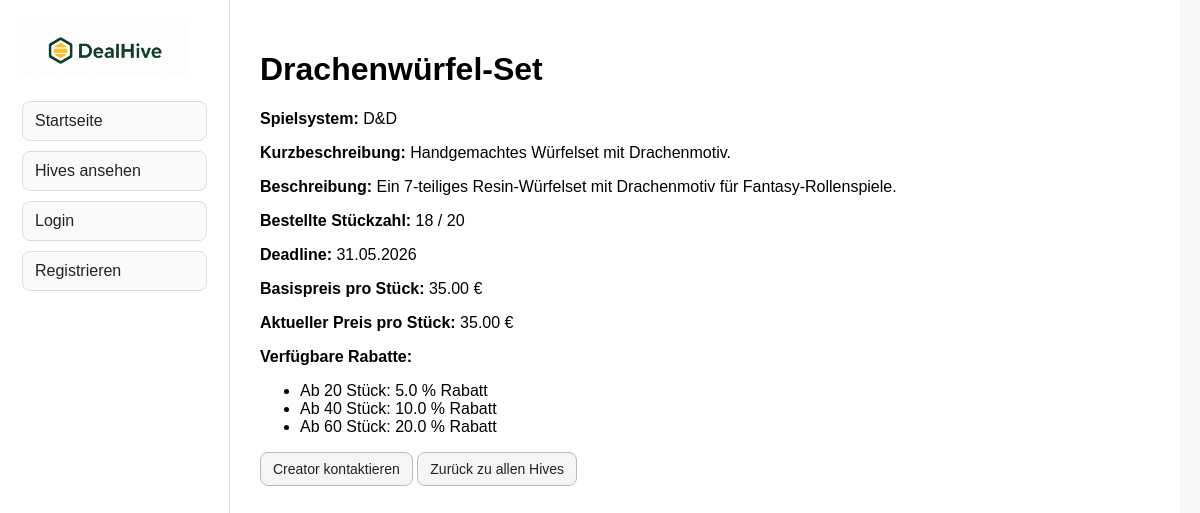
/hives/1, run on the app's committed database.
### tables this page shows
CREATE TABLE hives (
            id INTEGER PRIMARY KEY AUTOINCREMENT,
            title TEXT NOT NULL,
            game_system TEXT NOT NULL,
            short_description TEXT NOT NULL,
            description TEXT NOT NULL,
            deadline TEXT NOT NULL,
            current_participants INTEGER NOT NULL DEFAULT 0,
            min_participants INTEGER NOT NULL,
            base_price REAL NOT NULL DEFAULT 0.0
        );

CREATE TABLE hive_tiers (
            id INTEGER PRIMARY KEY AUTOINCREMENT,
            hive_id INTEGER NOT NULL,
            threshold_quantity INTEGER NOT NULL,
            discount_percent REAL NOT NULL,
            FOREIGN KEY (hive_id) REFERENCES hives(id)
        );

### hives.py (the view)
    @app.route("/hives/<int:hive_id>")
    def hive_detail(hive_id):
        hive = get_hive_by_id(hive_id)
        if hive is None:
            return "Hive wurde nicht gefunden."
        creator_id = get_hive_creator_id(hive_id)
        can_join = (
            session.get("user_id") is not None
            and session.get("role") == "buyer"
            and session["user_id"] != creator_id
        )
        current_price = calculate_current_price(hive_id)
        tiers = get_hive_tiers(hive_id)
        return render_template(
            "hive_detail.html",
            hive=hive,
            creator_id=creator_id,
            current_price=current_price,
            tiers=tiers,
            can_join=can_join
        )

### database.py (called while the page is built)
def get_connection():
    connection = sqlite3.connect(DATABASE_PATH)
    connection.row_factory = sqlite3.Row
    connection.execute("PRAGMA foreign_keys = ON")
    return connection

def get_hive_by_id(hive_id):
    connection = get_connection()
    hive = connection.execute("""
        SELECT
            hives.id,
            hives.title,
            hives.game_system,
            hives.short_description,
            hives.description,
            hives.deadline,
            COALESCE((
                SELECT SUM(user_hives.quantity)
                FROM user_hives
                WHERE user_hives.hive_id = hives.id
                AND user_hives.relation_type = 'buyer'
            ), 0) AS current_participants,
            hives.min_participants,
            hives.base_price
        FROM hives
        WHERE hives.id = ?
    """, (hive_id,)).fetchone()
    connection.close()
    return hive

def get_hive_creator_id(hive_id):
    connection = get_connection()
    creator = connection.execute("""
        SELECT user_id
        FROM user_hives
        WHERE hive_id = ?
        AND relation_type = 'creator'
    """, (hive_id,)).fetchone()
    connection.close()
    if creator:
        return creator["user_id"]
    return None

def get_hive_tiers(hive_id):
    connection = get_connection()
    tiers = connection.execute("""
        SELECT
            threshold_quantity,
            discount_percent
        FROM hive_tiers
        WHERE hive_id = ?
        ORDER BY threshold_quantity ASC
    """, (hive_id,)).fetchall()
    connection.close()
    return tiers

def calculate_current_price(hive_id):
    hive = get_hive_by_id(hive_id)
    if not hive:
        return 0.0
    base_price = hive["base_price"]
    current_total = hive["current_participants"]
    tiers = get_hive_tiers(hive_id)
    active_discount = 0.0
    for tier in tiers:
        if current_total >= tier["threshold_quantity"]:
            active_discount = max(
                active_discount,
                tier["discount_percent"]
            )
    current_price = base_price * (1.0 - (active_discount / 100.0))
    return round(current_price, 2)

### templates/hive_detail.html (shortened to what this page needs)
{% extends "layout.html" %}
{% block content %}
    <h1>{{ hive["title"] }}</h1>
    <p>
        <strong>Spielsystem:</strong>
        {{ hive["game_system"] }}
    </p>
    <p>
        <strong>Kurzbeschreibung:</strong>
        {{ hive["short_description"] }}
    </p>
    <p>
        <strong>Beschreibung:</strong>
        {{ hive["description"] }}
    </p>
    <p>
        <strong>Bestellte Stückzahl:</strong>
        {{ hive["current_participants"] }} / {{ hive["min_participants"] }}
    </p>
    <p>
        <strong>Deadline:</strong>
        {{ hive["deadline"] }}
    </p>
    <p>
        <strong>Basispreis pro Stück:</strong>
        {{ "%.2f"|format(hive["base_price"]) }} €
    </p>
    <p>
        <strong>Aktueller Preis pro Stück:</strong>
        {{ "%.2f"|format(current_price) }} €
    </p>
    {% if tiers %}
        <p><strong>Verfügbare Rabatte:</strong></p>
        <ul>
            {% for tier in tiers %}
                <li>
                    Ab {{ tier.threshold_quantity }} Stück:
                    {{ tier.discount_percent }} % Rabatt
                </li>
            {% endfor %}
        </ul>
    {% endif %}
    <div class="hive-actions">
        {% if creator_id and session.get("user_id") != creator_id %}
            <a
                class="button-link"
                href="/hives/{{ hive['id'] }}/chat/{{ creator_id }}"
            >
                Creator kontaktieren
            </a>
        {% endif %}
        <a class="button-link" href="/hives">
            Zurück zu allen Hives
        </a>
    </div>
{% endblock %}

### templates/layout.html (style rules this page uses)
body { margin: 0; font-family: Arial, sans-serif; background-color: #f7f7f7; }
button, .button-link { display: inline-block; padding: 8px 12px; border: 1px solid #bbb; border-radius: 8px; background-color: #f5f5f5; color: #222; text-decoration: none; font-size: 14px; cursor: pointer; box-sizing: border-box; }
.hive-actions { margin-top: 14px; }

### data on the page
hives: title "Drachenwürfel-Set", game_system "D&D", short_description "Handgemachtes Würfelset mit Drachenmotiv.", description "Ein 7-teiliges Resin-Würfelset mit Drachenmotiv für Fantasy-Rollenspiele.", min_participants "20", deadline "31.05.2026", base_price "35.00"
hive_tiers: threshold_quantity "20", discount_percent "5.0"
hive_tiers: threshold_quantity "40", discount_percent "10.0"
hive_tiers: threshold_quantity "60", discount_percent "20.0"

### other printed values
{{ hive["current_participants"] }} "18"
{{ "%.2f"|format(current_price) }} "35.00"
